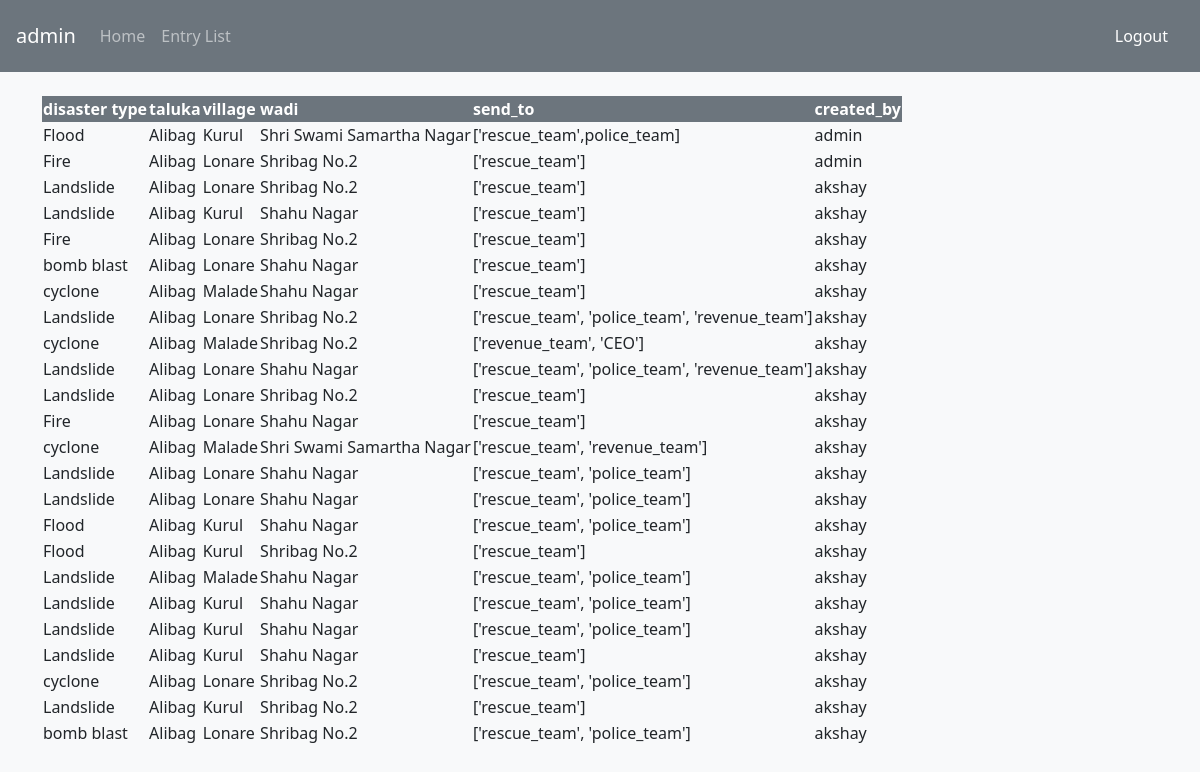
Screenshot of /disaster_list/ (signed in) with the database file from the repository.
### disaster_app/models.py (models this page shows, shortened)
class DisasterEntry(models.Model):
    disaster_type = models.CharField(max_length=50,choices=choices.DISASTER_CHOICES,null=True,blank=False)
    taluka = models.ForeignKey(Taluka,on_delete=models.CASCADE,max_length=50,null=True,blank=False)
    village = models.ForeignKey(Village,on_delete=models.CASCADE,max_length=50,null=True,blank=False)
    wadi = models.ForeignKey(Wadi,on_delete=models.CASCADE,max_length=50,null=True,blank=False)
    send_to = models.CharField(max_length=500,null=True,blank=False,verbose_name=u"Teams")
    created_at = models.DateTimeField(auto_now_add=True,null=True)
    updated_at = models.DateTimeField(auto_now=True,null=True)
    created_by = models.CharField(max_length=500,null=True,blank=True,verbose_name=u"Created by")
    updated_by = models.CharField(max_length=500,null=True,blank=True,verbose_name=u"Updated by")

class Taluka(models.Model):
    name = models.CharField(max_length=100,null=True,blank=True)
    def __str__(self) -> str:
        return str(self.name)

class Village(models.Model):
    taluka_name = models.ForeignKey(Taluka,on_delete=models.CASCADE,max_length=100,null=True,blank=True)
    name = models.CharField(max_length=100,null=True,blank=True)
    def __str__(self) -> str:
        return str(self.name)

class Wadi(models.Model):
    village_name = models.ForeignKey(Village,on_delete=models.CASCADE,max_length=100,null=True,blank=True)
    name = models.CharField(max_length=100,null=True,blank=True)
    def __str__(self) -> str:
        return str(self.name)

### disaster_app/views.py (the view)
# urls.py: path('disaster_list/',views.disaster_list,name='disaster_list'),
def disaster_list(request):
    context = {}
    disasterlist = DisasterEntry.objects.all()
    context['dlist'] = disasterlist
    return render(request,"list.html",context=context)

### disaster_app/templates/list.html (shortened to what this page needs)
{% extends 'account/base.html' %}
{% load static %}
{% block content%}
<nav class="navbar navbar-expand-lg navbar-dark bg-secondary">
    <a class="navbar-brand" href="#">{{request.user}}</a>
    <div class="collapse navbar-collapse" id="navbarText">
      <ul class="navbar-nav mr-auto">
        <li class="nav-item ">
          <a class="nav-link" href="{% url 'home' %}">Home </a>
        </li>
        <li class="nav-item">
          <a class="nav-link" href="{% url 'disaster_list' %}">Entry List</a>
        </li>
      </ul>
      <span class="navbar-text">
        <a class="nav-link" href="accounts/logout/">Logout</a>
      </span>
    </div>
  </nav>
<div class="container mt-4">
    <table
    id="table"
  data-search="true"
  data-pagination="true"
  data-page-size="6"
  data-show-custom-view="true"
  data-custom-view="customViewFormatter"
  data-show-custom-view-button="true"
     data-toggle="table" class="">
        <thead class="bg-secondary text-white">
            <th>disaster type</th>
            <th>taluka</th>
            <th>village</th>
            <th>wadi</th>
            <th>send_to</th>
            <th>created_by</th>
        </thead>
        <tbody>
            {% for data in dlist %}
            <tr>
                <td>{{data.disaster_type}}</td>
                <td>{{data.taluka}}</td>
                <td>{{data.village}}</td>
                <td>{{data.wadi}}</td>
                <td>{{data.send_to}}</td>
                <td>{{data.created_by}}</td>
            </tr>
            {% endfor %}
        </tbody>
       </table>
</div>
  {%endblock%}

### rows the page displays
DisasterEntry: disaster_type "Flood", taluka "Alibag", village "Kurul", wadi "Shri Swami Samartha Nagar", send_to "['rescue_team',police_team]", created_by "admin"
DisasterEntry: disaster_type "Fire", taluka "Alibag", village "Lonare", wadi "Shribag No.2", send_to "['rescue_team']", created_by "admin"
DisasterEntry: disaster_type "Landslide", taluka "Alibag", village "Lonare", wadi "Shribag No.2", send_to "['rescue_team']", created_by "akshay"
DisasterEntry: disaster_type "Landslide", taluka "Alibag", village "Kurul", wadi "Shahu Nagar", send_to "['rescue_team']", created_by "akshay"
DisasterEntry: disaster_type "Fire", taluka "Alibag", village "Lonare", wadi "Shribag No.2", send_to "['rescue_team']", created_by "akshay"
DisasterEntry: disaster_type "bomb blast", taluka "Alibag", village "Lonare", wadi "Shahu Nagar", send_to "['rescue_team']", created_by "akshay"
DisasterEntry: disaster_type "cyclone", taluka "Alibag", village "Malade", wadi "Shahu Nagar", send_to "['rescue_team']", created_by "akshay"
DisasterEntry: disaster_type "Landslide", taluka "Alibag", village "Lonare", wadi "Shribag No.2", send_to "['rescue_team', 'police_team', 'revenue_team']", created_by "akshay"
DisasterEntry: disaster_type "cyclone", taluka "Alibag", village "Malade", wadi "Shribag No.2", send_to "['revenue_team', 'CEO']", created_by "akshay"
DisasterEntry: disaster_type "Landslide", taluka "Alibag", village "Lonare", wadi "Shahu Nagar", send_to "['rescue_team', 'police_team', 'revenue_team']", created_by "akshay"
DisasterEntry: disaster_type "Landslide", taluka "Alibag", village "Lonare", wadi "Shribag No.2", send_to "['rescue_team']", created_by "akshay"
DisasterEntry: disaster_type "Fire", taluka "Alibag", village "Lonare", wadi "Shahu Nagar", send_to "['rescue_team']", created_by "akshay"
DisasterEntry: disaster_type "cyclone", taluka "Alibag", village "Malade", wadi "Shri Swami Samartha Nagar", send_to "['rescue_team', 'revenue_team']", created_by "akshay"
DisasterEntry: disaster_type "Landslide", taluka "Alibag", village "Lonare", wadi "Shahu Nagar", send_to "['rescue_team', 'police_team']", created_by "akshay"
DisasterEntry: disaster_type "Landslide", taluka "Alibag", village "Lonare", wadi "Shahu Nagar", send_to "['rescue_team', 'police_team']", created_by "akshay"
DisasterEntry: disaster_type "Flood", taluka "Alibag", village "Kurul", wadi "Shahu Nagar", send_to "['rescue_team', 'police_team']", created_by "akshay"
DisasterEntry: disaster_type "Flood", taluka "Alibag", village "Kurul", wadi "Shribag No.2", send_to "['rescue_team']", created_by "akshay"
DisasterEntry: disaster_type "Landslide", taluka "Alibag", village "Malade", wadi "Shahu Nagar", send_to "['rescue_team', 'police_team']", created_by "akshay"
DisasterEntry: disaster_type "Landslide", taluka "Alibag", village "Kurul", wadi "Shahu Nagar", send_to "['rescue_team', 'police_team']", created_by "akshay"
DisasterEntry: disaster_type "Landslide", taluka "Alibag", village "Kurul", wadi "Shahu Nagar", send_to "['rescue_team', 'police_team']", created_by "akshay"
DisasterEntry: disaster_type "Landslide", taluka "Alibag", village "Kurul", wadi "Shahu Nagar", send_to "['rescue_team']", created_by "akshay"
DisasterEntry: disaster_type "cyclone", taluka "Alibag", village "Lonare", wadi "Shribag No.2", send_to "['rescue_team', 'police_team']", created_by "akshay"
DisasterEntry: disaster_type "Landslide", taluka "Alibag", village "Kurul", wadi "Shribag No.2", send_to "['rescue_team']", created_by "akshay"
DisasterEntry: disaster_type "bomb blast", taluka "Alibag", village "Lonare", wadi "Shribag No.2", send_to "['rescue_team', 'police_team']", created_by "akshay"

### other values shown
{{ request.user }} "admin"
